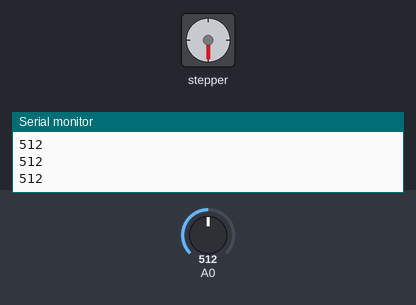
Bench run of a sketch on a simulated Arduino Uno, built with avr-gcc and run on an emulated ATmega328P. On the bench: stepper motor, the last lines printed to the serial monitor. The test bench sets the inputs (shaded band); at power-on: A0 = 512. Stepper angles assume 200 steps per turn.

Above: at 2.6 s.
2.7 s: A0 set to 716
At 5.1 s:
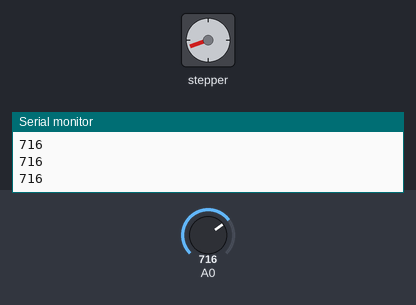
5.7 s: A0 set to 122
At 8.0 s:
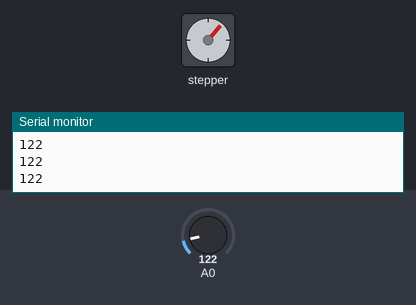
8.7 s: A0 set to 511
At 9.59 s:
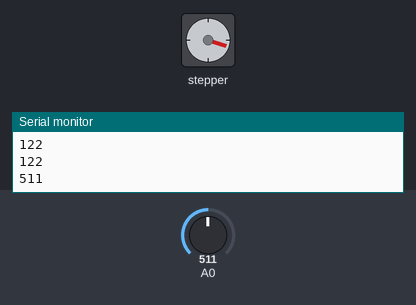
11.7 s: A0 set to 900
At 14.0 s:
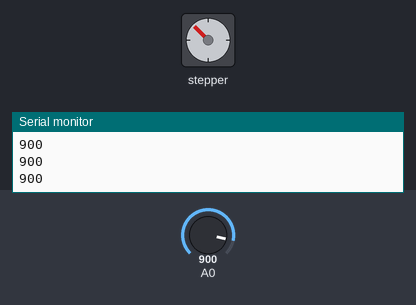
14.7 s: A0 set to 1010
At 16.8 s:
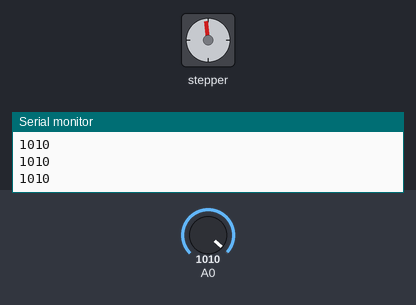
17.7 s: A0 set to 0
At 20.7 s:
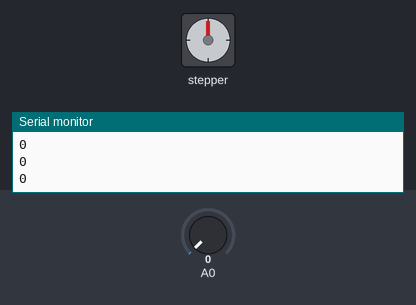
Timing chart, 0 to 21.7 s (numbered marks = the images above; inputs shaded):
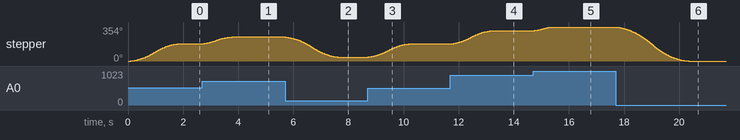

The sketch:

potentiometer-test.ino
```cpp
#include <AccelStepper.h>
AccelStepper step(1, 2, 5);
const int pot = A0;
const int deadband = 3;
int val = 0;
int prev = 0;
int newval = 0;
void setup() {
  step.setCurrentPosition(0);
  step.setMaxSpeed(1000);
  step.setAcceleration(100);
  step.setSpeed(500);
  Serial.begin(9600);
}

void loop() {
  val = analogRead(A0);
  Serial.println(val);
  if((val > prev + deadband) || (val < prev - deadband)){
    newval = map(val, 0, 1023, 0, 200);
    // Serial.println(newval);
    step.runToNewPosition(newval);
    prev = val;
  }
}
```

Measured:
- after the input at 2.7 s, stepper: turns 70° clockwise in 1.1 s, starting at once
- after the input at 5.7 s, stepper: turns 209° counter-clockwise in 1.9 s, starting at once
- after the input at 8.7 s, stepper: turns 137° clockwise in 1.5 s, starting at once
- after the input at 11.7 s, stepper: turns 137° clockwise in 1.5 s, starting at once
- after the input at 14.7 s, stepper: turns 39° clockwise in 0.68 s, starting at once
- after the input at 17.7 s, stepper: turns 354° counter-clockwise in 2.6 s, starting at once
- by itself, stepper: turns 180° clockwise in 1.7 s
